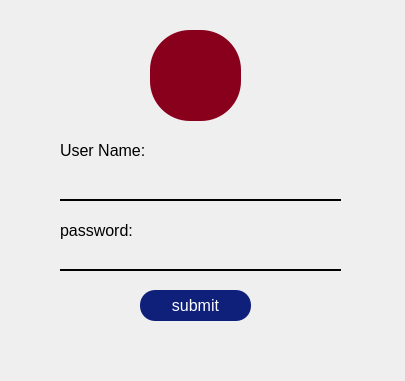
<?xml version="1.0" encoding="UTF-8"?>
<ui version="4.0">
 <class>rootLogin</class>
 <widget class="QWidget" name="rootLogin">
  <property name="geometry">
   <rect>
    <x>0</x>
    <y>0</y>
    <width>405</width>
    <height>381</height>
   </rect>
  </property>
  <property name="windowTitle">
   <string>Form</string>
  </property>
  <property name="styleSheet">
   <string notr="true">#rootLogin{
border-image:url(:/photos/Background.jpg)

}
#icon_root1, #icon_root2{
background-color:#88001b;
border-radius:40px;
}
#root1, #root2{
border-image:url(:/photos/fond-ecran-nature (9).JPG)
}
QLineEdit{
background-color:transparent; 
border:none;
border-bottom:2px solid black;
}
QPushButton{
background-color:#0e2079;
color:#fff;
border-radius:15px;

}
QPushButton:hover{
background-color:#2900bf;
}</string>
  </property>
  <widget class="QStackedWidget" name="stackedWidget_rootLogin">
   <property name="geometry">
    <rect>
     <x>30</x>
     <y>30</y>
     <width>341</width>
     <height>311</height>
    </rect>
   </property>
   <property name="currentIndex">
    <number>0</number>
   </property>
   <widget class="QWidget" name="root1">
    <widget class="QLabel" name="label_pswd_root1">
     <property name="geometry">
      <rect>
       <x>30</x>
       <y>190</y>
       <width>81</width>
       <height>21</height>
      </rect>
     </property>
     <property name="font">
      <font>
       <pointsize>12</pointsize>
      </font>
     </property>
     <property name="text">
      <string>password:</string>
     </property>
    </widget>
    <widget class="QLabel" name="icon_root1">
     <property name="geometry">
      <rect>
       <x>120</x>
       <y>0</y>
       <width>91</width>
       <height>91</height>
      </rect>
     </property>
     <property name="text">
      <string/>
     </property>
    </widget>
    <widget class="QLineEdit" name="lineEdit_pswd_root1">
     <property name="geometry">
      <rect>
       <x>30</x>
       <y>220</y>
       <width>281</width>
       <height>21</height>
      </rect>
     </property>
     <property name="font">
      <font>
       <pointsize>12</pointsize>
      </font>
     </property>
     <property name="echoMode">
      <enum>QLineEdit::Password</enum>
     </property>
    </widget>
    <widget class="QLabel" name="label_userName_root1">
     <property name="geometry">
      <rect>
       <x>30</x>
       <y>110</y>
       <width>91</width>
       <height>21</height>
      </rect>
     </property>
     <property name="font">
      <font>
       <pointsize>12</pointsize>
      </font>
     </property>
     <property name="text">
      <string>User Name:</string>
     </property>
    </widget>
    <widget class="QPushButton" name="btn_submit_root1">
     <property name="geometry">
      <rect>
       <x>110</x>
       <y>260</y>
       <width>111</width>
       <height>31</height>
      </rect>
     </property>
     <property name="font">
      <font>
       <pointsize>12</pointsize>
      </font>
     </property>
     <property name="text">
      <string>submit</string>
     </property>
    </widget>
    <widget class="QLineEdit" name="lineEdit_userName_root1">
     <property name="geometry">
      <rect>
       <x>30</x>
       <y>150</y>
       <width>281</width>
       <height>21</height>
      </rect>
     </property>
     <property name="font">
      <font>
       <pointsize>12</pointsize>
      </font>
     </property>
    </widget>
   </widget>
   <widget class="QWidget" name="root2">
    <widget class="QLineEdit" name="lineEdit_userName_root2">
     <property name="geometry">
      <rect>
       <x>30</x>
       <y>150</y>
       <width>281</width>
       <height>21</height>
      </rect>
     </property>
     <property name="font">
      <font>
       <pointsize>12</pointsize>
      </font>
     </property>
    </widget>
    <widget class="QLineEdit" name="lineEdit_pswd_root2">
     <property name="geometry">
      <rect>
       <x>30</x>
       <y>220</y>
       <width>281</width>
       <height>21</height>
      </rect>
     </property>
     <property name="font">
      <font>
       <pointsize>12</pointsize>
      </font>
     </property>
     <property name="echoMode">
      <enum>QLineEdit::Password</enum>
     </property>
    </widget>
    <widget class="QPushButton" name="btn_submit_root2">
     <property name="geometry">
      <rect>
       <x>110</x>
       <y>260</y>
       <width>111</width>
       <height>31</height>
      </rect>
     </property>
     <property name="font">
      <font>
       <pointsize>12</pointsize>
      </font>
     </property>
     <property name="text">
      <string>submit</string>
     </property>
    </widget>
    <widget class="QLabel" name="label_userName_root2">
     <property name="geometry">
      <rect>
       <x>30</x>
       <y>110</y>
       <width>91</width>
       <height>21</height>
      </rect>
     </property>
     <property name="font">
      <font>
       <pointsize>12</pointsize>
      </font>
     </property>
     <property name="text">
      <string>User Name:</string>
     </property>
    </widget>
    <widget class="QLabel" name="label_pswd_root2">
     <property name="geometry">
      <rect>
       <x>30</x>
       <y>190</y>
       <width>81</width>
       <height>21</height>
      </rect>
     </property>
     <property name="font">
      <font>
       <pointsize>12</pointsize>
      </font>
     </property>
     <property name="text">
      <string>password:</string>
     </property>
    </widget>
    <widget class="QLabel" name="icon_root2">
     <property name="geometry">
      <rect>
       <x>120</x>
       <y>0</y>
       <width>91</width>
       <height>91</height>
      </rect>
     </property>
     <property name="text">
      <string/>
     </property>
    </widget>
   </widget>
  </widget>
 </widget>
 <resources>
  <include location="../../../../../Users/tenarivoson/Downloads/TOKY/other/photos and icons/diverseIcons.qrc"/>
 </resources>
 <connections/>
</ui>
